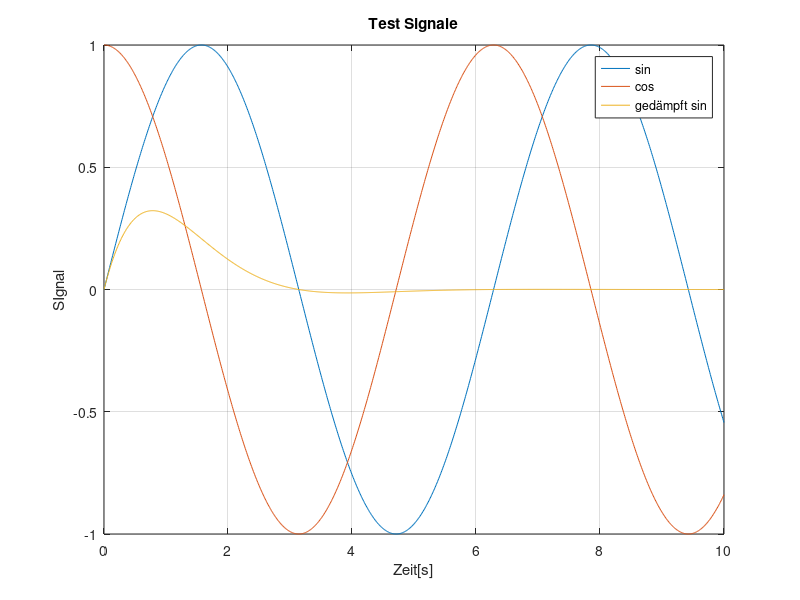

Write the MATLAB code that produced this figure.
clear 
clc
close all

t=0:0.01:10;
y1=sin(t);
y2=cos(t);
y3 = sin(t) .* exp(-1 * t);


plot(t, y1, t, y2, t, y3)

grid on
xlabel('Zeit[s]')
ylabel('SIgnal')
title('Test Signale')
legend('sin','cos','gedämpft sin')
